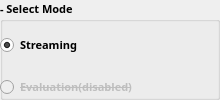
        <widget class="QGroupBox" name="modeGroupBox">
         <property name="sizePolicy">
          <sizepolicy hsizetype="Preferred" vsizetype="Preferred">
           <horstretch>0</horstretch>
           <verstretch>0</verstretch>
          </sizepolicy>
         </property>
         <property name="minimumSize">
          <size>
           <width>209</width>
           <height>100</height>
          </size>
         </property>
         <property name="maximumSize">
          <size>
           <width>16777215</width>
           <height>100</height>
          </size>
         </property>
         <property name="font">
          <font>
           <family>굴림</family>
           <pointsize>8</pointsize>
           <weight>75</weight>
           <bold>true</bold>
          </font>
         </property>
         <property name="title">
          <string>- Select Mode</string>
         </property>
         <widget class="QWidget" name="verticalLayoutWidget_2">
          <property name="geometry">
           <rect>
            <x>0</x>
            <y>20</y>
            <width>211</width>
            <height>94</height>
           </rect>
          </property>
          <property name="font">
           <font>
            <family>굴림</family>
           </font>
          </property>
          <layout class="QVBoxLayout" name="modeVerticalLayout">
           <property name="sizeConstraint">
            <enum>QLayout::SetDefaultConstraint</enum>
           </property>
           <item>
            <widget class="QRadioButton" name="modeRadioButton_1">
             <property name="font">
              <font>
               <family>굴림</family>
               <pointsize>8</pointsize>
              </font>
             </property>
             <property name="text">
              <string>Streaming</string>
             </property>
             <property name="checked">
              <bool>true</bool>
             </property>
            </widget>
           </item>
           <item>
            <widget class="QRadioButton" name="modeRadioButton_2">
             <property name="enabled">
              <bool>false</bool>
             </property>
             <property name="font">
              <font>
               <family>굴림</family>
               <pointsize>8</pointsize>
               <strikeout>true</strikeout>
              </font>
             </property>
             <property name="text">
              <string>Evaluation(disabled)</string>
             </property>
             <property name="checkable">
              <bool>false</bool>
             </property>
            </widget>
           </item>
          </layout>
         </widget>
        </widget>
